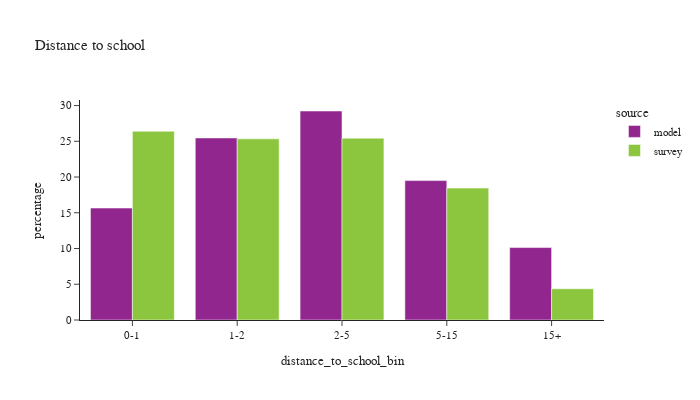

Notebook source saved alongside this figure:
### Code cell
df_plot = df_students.loc[(~df_students['student_type'].isnull()) & (df_students['distance_to_school_bin'] != float('nan'))].groupby(['source','distance_to_school_bin',])['psexpfac'].sum().reset_index()
df_plot['percentage'] = df_plot.groupby(['source'], group_keys=False)['psexpfac']. \
    apply(lambda x: 100 * x / float(x.sum()))
# df_plot

df_plot_ct = df_students.loc[(~df_students['student_type'].isnull()) & (df_students['distance_to_school_bin'] != float('nan'))].groupby(['source','distance_to_school_bin'])['psexpfac'].count().reset_index().rename(columns={'psexpfac':'sample count'})
df_plot = df_plot.merge(df_plot_ct, on=['source','distance_to_school_bin'])


fig = px.bar(df_plot, x="distance_to_school_bin", y="percentage", color="source",barmode="group",
             hover_data=['sample count'],
             title="Distance to school")
fig.update_layout(height=400, width=700, font=dict(size=11))
fig.show()

### Figure 1 — Plotly figure (JSON) as saved in the notebook; plotly's stock layout.template omitted (floating-point values rounded to 4 significant figures)
{"data": [{"alignmentgroup": "True", "customdata": [[129012], [209792], [240858], [160642], [83497]], "hovertemplate": "source=model<br>distance_to_school_bin=%{x}<br>percentage=%{y}<br>sample count=%{customdata[0]}<extra></extra>", "legendgroup": "model", "marker": {"color": "#91268F", "pattern": {"shape": ""}}, "name": "model", "offsetgroup": "model", "orientation": "v", "showlegend": true, "textposition": "auto", "type": "bar", "x": ["0-1", "1-2", "2-5", "5-15", "15+"], "xaxis": "x", "y": [15.66, 25.47, 29.24, 19.5, 10.14], "yaxis": "y"}, {"alignmentgroup": "True", "customdata": [[226], [193], [240], [121], [32]], "hovertemplate": "source=survey<br>distance_to_school_bin=%{x}<br>percentage=%{y}<br>sample count=%{customdata[0]}<extra></extra>", "legendgroup": "survey", "marker": {"color": "#8CC63E", "pattern": {"shape": ""}}, "name": "survey", "offsetgroup": "survey", "orientation": "v", "showlegend": true, "textposition": "auto", "type": "bar", "x": ["0-1", "1-2", "2-5", "5-15", "15+"], "xaxis": "x", "y": [26.41, 25.34, 25.43, 18.45, 4.371], "yaxis": "y"}], "layout": {"barmode": "group", "font": {"size": 11}, "height": 400, "legend": {"title": {"text": "source"}, "tracegroupgap": 0}, "title": {"text": "Distance to school"}, "width": 700, "xaxis": {"anchor": "y", "domain": [0.0, 1.0], "title": {"text": "distance_to_school_bin"}}, "yaxis": {"anchor": "x", "domain": [0.0, 1.0], "title": {"text": "percentage"}}}}
